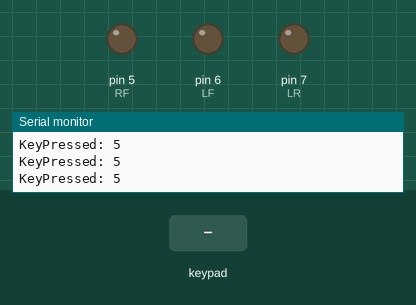
Simulated run of this sketch. Board: Arduino Uno, built with avr-gcc and run on an emulated ATmega328P. On the bench: output pins drawn as LEDs (lit = HIGH), the last lines printed to the serial monitor. The inputs (shaded band) are chosen by the test bench.

Above: at 1.2 s.
1.3 s: key 'U' pressed
At 1.5 s:
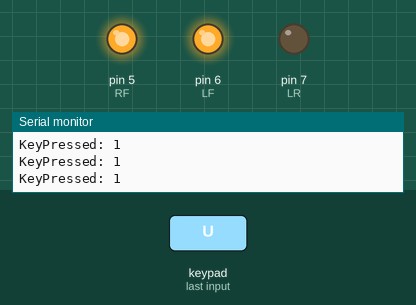
3.2 s: key 'D' pressed
At 3.41 s:
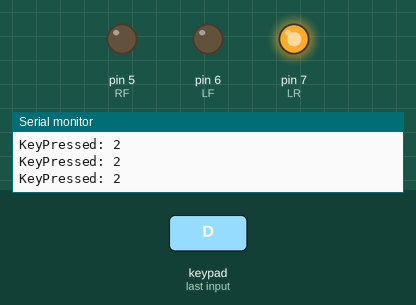
5.1 s: key 'L' pressed
At 5.31 s:
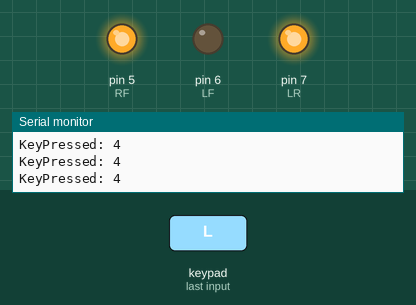
7.0 s: key 'R' pressed
At 7.21 s:
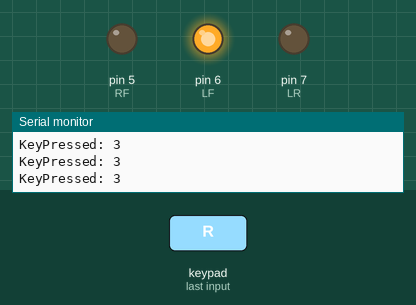
Timing chart, 0 to 9.9 s (numbered marks = the images above; inputs shaded):
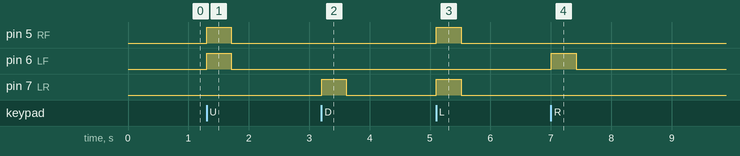

The sketch:

Car_kit_2WD_bluetooth_Dabble.ino
```cpp
//#Arduino Code for Dabble
//#Conect TX -> PIN 2, RX -> PIN 3

#define CUSTOM_SETTINGS
#define INCLUDE_GAMEPAD_MODULE
#include <Dabble.h>


//Código creado por Electro CR, instagram electro__cr, correo: cristopher533@gmail.com
char t;
const int LR = 7;
const int LF = 6;
const int RF = 5;
const int RR = 4;

void setup() {
  pinMode(LF, OUTPUT);  //left motors  forward
  pinMode(LR, OUTPUT);  //left motors reverse
  pinMode(RF, OUTPUT);  //right  motors forward
  pinMode(RF, OUTPUT);  //right motors reverse
  //pinMode(9,OUTPUT);   //Led
  Serial.begin(250000);      // make sure your Serial Monitor is also set at this baud rate.
  Dabble.begin(9600);      //Enter baudrate of your bluetooth.Connect bluetooth on Bluetooth port present on evive.

  Serial.flush();


}

void loop() {
  Dabble.processInput();             //this function is used to refresh data obtained from smartphone.Hence calling this function is mandatory in order to get data properly from your mobile.
  Serial.print("KeyPressed: ");

  if (GamePad.isUpPressed()) {          //move  forward(all motors rotate in forward direction)
    digitalWrite(LF, HIGH);
    digitalWrite(RF, HIGH);
    Serial.println("1");
  }

  else if (GamePad.isDownPressed()) {    //move reverse (all  motors rotate in reverse direction)
    digitalWrite(LR, HIGH);
    digitalWrite(RR, HIGH);
    Serial.println("2");

  }

  else if (GamePad.isRightPressed()) {    //turn right (left side motors rotate in forward direction,  right side motors doesn't rotate)
    digitalWrite(LF, HIGH);
    digitalWrite(RR, HIGH);
    Serial.println("3");

  }

  else  if (GamePad.isLeftPressed()) {    //turn left (right side motors rotate in forward direction, left  side motors doesn't rotate)
    digitalWrite(LR, HIGH);
    digitalWrite(RF, HIGH);
    Serial.println("4");

  }

  else {    //STOP (all motors stop)
    digitalWrite(RF, LOW);
    digitalWrite(LF, LOW);
    digitalWrite(RR, LOW);
    digitalWrite(LR, LOW);
    Serial.println("5");

  }
  delay(10);
}
```

Measured:
- after the input at 1.3 s, pin 5 (RF), pin 6 (LF): LOW → HIGH at once, → LOW 0.41 s later
- after the input at 3.2 s, pin 7 (LR): LOW → HIGH at once, → LOW 0.41 s later
- after the input at 5.1 s, pin 5 (RF), pin 7 (LR): LOW → HIGH at once, → LOW 0.41 s later
- after the input at 7.0 s, pin 6 (LF): LOW → HIGH at once, → LOW 0.41 s later
